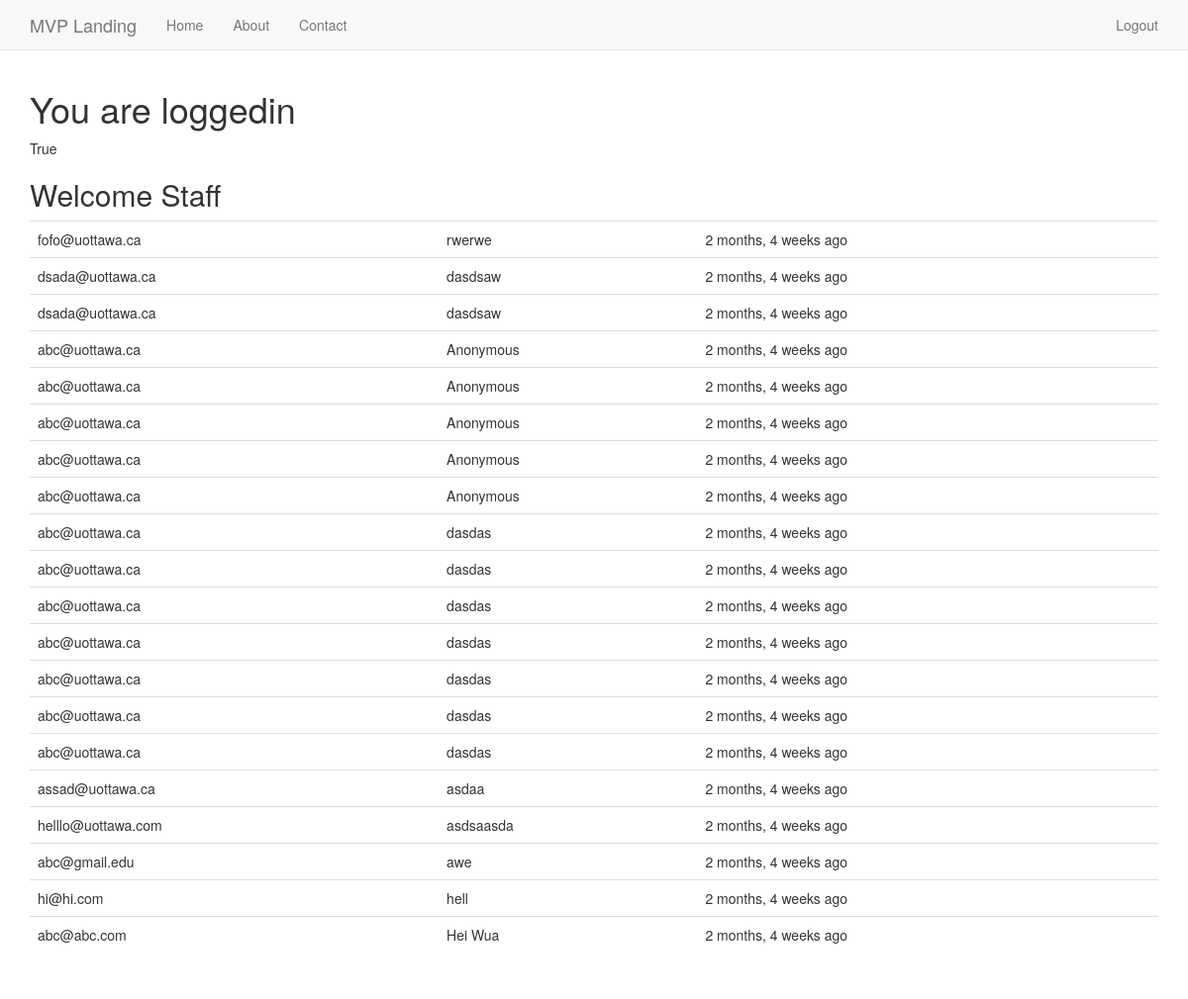
The app's page / (signed in) with its own data.
### newsletter/models.py (models this page shows)
class SignUp(models.Model):
    email = models.EmailField()
    full_name = models.CharField(max_length=120, blank=True, null=True) #enable blank to be false if you want people to put their name.
    timestamp = models.DateTimeField(auto_now_add=True, auto_now=False)
    updated = models.DateTimeField(auto_now_add=False, auto_now=True)
    def __unicode__(self):
        return self.email

### newsletter/views.py (the view, shortened to what this page needs)
# urls.py: url(r'^$', 'newsletter.views.home', name='home'),
def home(request):
    title = 'Sign Up Now'
    form = SignUpForm(request.POST or None)
    context = {
        "title": title,
        "form": form,
    }
    if request.user.is_authenticated() and request.user.is_staff:
        queryset = SignUp.objects.all().order_by('-timestamp')
        context = {
            "queryset" : queryset
        }
    return render(request, "home.html", context)

### templates/home.html (shortened to what this page needs)
{% extends "base.html" %}
{% load crispy_forms_tags %}
{% block content %}
   {% if request.user.is_authenticated %}
        <h1>You are loggedin</h1>
         {{ request.user.is_staff }}
         {% if queryset %}
          <h2>Welcome Staff</h2>
          <table class ='table'>
          {% for instance in queryset %}
          <tr><td>{{ instance }}</td><td> {{instance.full_name}} </td><td> {{instance.timestamp|timesince}} ago </td></tr>
          {% endfor %}
         {% endif %}
{% endif %}
{% endblock%}

### templates/base.html (shortened to what this page needs)
{% load staticfiles %}
<!DOCTYPE html>
<html lang="en">
  <head>
{% include 'head_css.html' %}
  </head>
  <body>
{% include 'navbar.html' %}
    <div class="container">
     {% block content %}
     {% endblock%}
    </div>
  </body>
</html>

### templates/head_css.html
{% load staticfiles %}
    <link href="{% static 'css/bootstrap.min.css' %}" rel="stylesheet">
    <link href="{% static 'css/navbar-static-top.css' %}" rel="stylesheet">
    <link rel="stylesheet" href="//maxcdn.bootstrapcdn.com/font-awesome/4.3.0/css/font-awesome.min.css">

### templates/navbar.html (shortened to what this page needs)
    <nav class="navbar navbar-default navbar-static-top">
      <div class="container">
        <div class="navbar-header">
          <a class="navbar-brand" href="/">MVP Landing</a>
        </div>
        <div id="navbar" class="navbar-collapse collapse">
          <ul class="nav navbar-nav">
            <li><a href="/">Home</a></li>
            <li><a href="{% url 'about' %}">About</a></li>
            <li><a href="/contact">Contact</a></li>
          </ul>
          <ul class="nav navbar-nav navbar-right">
            {% if request.user.is_authenticated %}
            <li><a href="{% url 'auth_logout' %}">Logout</a></li>
            {% else %}
            <li><a href="{% url 'registration_register' %}">Register</a></li>
            {% endif %}
          </ul>
        </div>
      </div>
    </nav>

### templates/javascript.html (shortened to what this page needs)
{% load staticfiles %}

### static/our_static/css/navbar-static-top.css (style rules this page uses)
body { min-height: 2000px; }
.navbar-static-top { margin-bottom: 19px; }

### records on screen
SignUp: email "fofo@uottawa.ca", full_name "rwerwe", timestamp "2 months, 4 weeks"
SignUp: email "dsada@uottawa.ca", full_name "dasdsaw", timestamp "2 months, 4 weeks"
SignUp: email "dsada@uottawa.ca", full_name "dasdsaw", timestamp "2 months, 4 weeks"
SignUp: email "abc@uottawa.ca", full_name "Anonymous", timestamp "2 months, 4 weeks"
SignUp: email "abc@uottawa.ca", full_name "Anonymous", timestamp "2 months, 4 weeks"
SignUp: email "abc@uottawa.ca", full_name "Anonymous", timestamp "2 months, 4 weeks"
SignUp: email "abc@uottawa.ca", full_name "Anonymous", timestamp "2 months, 4 weeks"
SignUp: email "abc@uottawa.ca", full_name "Anonymous", timestamp "2 months, 4 weeks"
SignUp: email "abc@uottawa.ca", full_name "dasdas", timestamp "2 months, 4 weeks"
SignUp: email "abc@uottawa.ca", full_name "dasdas", timestamp "2 months, 4 weeks"
SignUp: email "abc@uottawa.ca", full_name "dasdas", timestamp "2 months, 4 weeks"
SignUp: email "abc@uottawa.ca", full_name "dasdas", timestamp "2 months, 4 weeks"
SignUp: email "abc@uottawa.ca", full_name "dasdas", timestamp "2 months, 4 weeks"
SignUp: email "abc@uottawa.ca", full_name "dasdas", timestamp "2 months, 4 weeks"
SignUp: email "abc@uottawa.ca", full_name "dasdas", timestamp "2 months, 4 weeks"
SignUp: email "assad@uottawa.ca", full_name "asdaa", timestamp "2 months, 4 weeks"
SignUp: email "helllo@uottawa.com", full_name "asdsaasda", timestamp "2 months, 4 weeks"
SignUp: email "abc@gmail.edu", full_name "awe", timestamp "2 months, 4 weeks"
SignUp: email "hi@hi.com", full_name "hell", timestamp "2 months, 4 weeks"
SignUp: email "abc@abc.com", full_name "Hei Wua", timestamp "2 months, 4 weeks"

### other values on screen
{{ request.user.is_staff }} "True"
